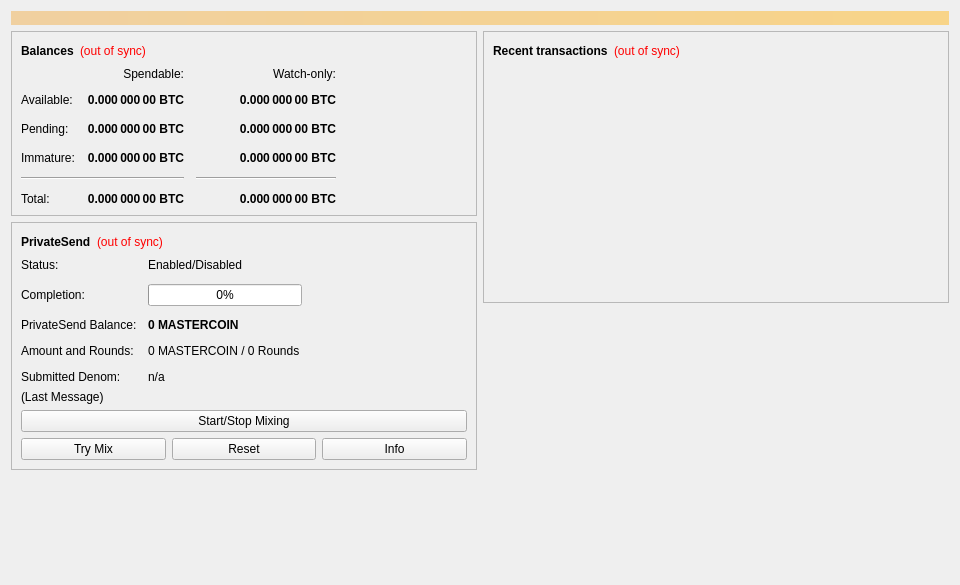
<?xml version="1.0" encoding="UTF-8"?>
<ui version="4.0">
 <class>OverviewPage</class>
 <widget class="QWidget" name="OverviewPage">
  <property name="geometry">
   <rect>
    <x>0</x>
    <y>0</y>
    <width>960</width>
    <height>585</height>
   </rect>
  </property>
  <property name="minimumSize">
   <size>
    <width>960</width>
    <height>0</height>
   </size>
  </property>
  <property name="windowTitle">
   <string>Form</string>
  </property>
  <layout class="QVBoxLayout" name="topLayout">
   <item>
    <widget class="QLabel" name="labelAlerts">
     <property name="visible">
      <bool>false</bool>
     </property>
     <property name="styleSheet">
      <string notr="true">QLabel { background-color: qlineargradient(x1: 0, y1: 0, x2: 1, y2: 0, stop:0 #F0D0A0, stop:1 #F8D488); color:#000000; }</string>
     </property>
     <property name="wordWrap">
      <bool>true</bool>
     </property>
     <property name="margin">
      <number>3</number>
     </property>
     <property name="textInteractionFlags">
      <set>Qt::TextSelectableByMouse</set>
     </property>
    </widget>
   </item>
   <item>
    <layout class="QHBoxLayout" name="horizontalLayout" stretch="1,1">
     <item>
      <layout class="QVBoxLayout" name="verticalLayout_2">
       <item>
        <widget class="QFrame" name="frame">
         <property name="frameShape">
          <enum>QFrame::StyledPanel</enum>
         </property>
         <property name="frameShadow">
          <enum>QFrame::Raised</enum>
         </property>
         <layout class="QVBoxLayout" name="verticalLayout_4">
          <item>
           <layout class="QHBoxLayout" name="horizontalLayout_4">
            <item>
             <widget class="QLabel" name="label_5">
              <property name="font">
               <font>
                <weight>75</weight>
                <bold>true</bold>
               </font>
              </property>
              <property name="text">
               <string>Balances</string>
              </property>
             </widget>
            </item>
            <item>
             <widget class="QLabel" name="labelWalletStatus">
              <property name="toolTip">
               <string>The displayed information may be out of date. Your wallet automatically synchronizes with the Mastercoin network after a connection is established, but this process has not completed yet.</string>
              </property>
              <property name="styleSheet">
               <string notr="true">QLabel { color: red; }</string>
              </property>
              <property name="text">
               <string notr="true">(out of sync)</string>
              </property>
              <property name="alignment">
               <set>Qt::AlignLeading|Qt::AlignLeft|Qt::AlignVCenter</set>
              </property>
             </widget>
            </item>
            <item>
             <spacer name="horizontalSpacer_3">
              <property name="orientation">
               <enum>Qt::Horizontal</enum>
              </property>
              <property name="sizeHint" stdset="0">
               <size>
                <width>40</width>
                <height>20</height>
               </size>
              </property>
             </spacer>
            </item>
           </layout>
          </item>
          <item>
           <layout class="QGridLayout" name="gridLayout">
            <property name="spacing">
             <number>12</number>
            </property>
            <item row="2" column="2">
             <widget class="QLabel" name="labelWatchPending">
              <property name="font">
               <font>
                <weight>75</weight>
                <bold>true</bold>
               </font>
              </property>
              <property name="cursor">
               <cursorShape>IBeamCursor</cursorShape>
              </property>
              <property name="toolTip">
               <string>Unconfirmed transactions to watch-only addresses</string>
              </property>
              <property name="text">
               <string notr="true">0.000 000 00 BTC</string>
              </property>
              <property name="alignment">
               <set>Qt::AlignRight|Qt::AlignTrailing|Qt::AlignVCenter</set>
              </property>
              <property name="textInteractionFlags">
               <set>Qt::LinksAccessibleByMouse|Qt::TextSelectableByKeyboard|Qt::TextSelectableByMouse</set>
              </property>
             </widget>
            </item>
            <item row="2" column="1">
             <widget class="QLabel" name="labelUnconfirmed">
              <property name="font">
               <font>
                <weight>75</weight>
                <bold>true</bold>
               </font>
              </property>
              <property name="cursor">
               <cursorShape>IBeamCursor</cursorShape>
              </property>
              <property name="toolTip">
               <string>Total of transactions that have yet to be confirmed, and do not yet count toward the spendable balance</string>
              </property>
              <property name="text">
               <string notr="true">0.000 000 00 BTC</string>
              </property>
              <property name="alignment">
               <set>Qt::AlignRight|Qt::AlignTrailing|Qt::AlignVCenter</set>
              </property>
              <property name="textInteractionFlags">
               <set>Qt::LinksAccessibleByMouse|Qt::TextSelectableByKeyboard|Qt::TextSelectableByMouse</set>
              </property>
             </widget>
            </item>
            <item row="3" column="2">
             <widget class="QLabel" name="labelWatchImmature">
              <property name="font">
               <font>
                <weight>75</weight>
                <bold>true</bold>
               </font>
              </property>
              <property name="cursor">
               <cursorShape>IBeamCursor</cursorShape>
              </property>
              <property name="toolTip">
               <string>Mined balance in watch-only addresses that has not yet matured</string>
              </property>
              <property name="text">
               <string notr="true">0.000 000 00 BTC</string>
              </property>
              <property name="alignment">
               <set>Qt::AlignRight|Qt::AlignTrailing|Qt::AlignVCenter</set>
              </property>
              <property name="textInteractionFlags">
               <set>Qt::LinksAccessibleByMouse|Qt::TextSelectableByKeyboard|Qt::TextSelectableByMouse</set>
              </property>
             </widget>
            </item>
            <item row="4" column="0" colspan="2">
             <widget class="Line" name="lineSpendableBalance">
              <property name="orientation">
               <enum>Qt::Horizontal</enum>
              </property>
             </widget>
            </item>
            <item row="4" column="2">
             <widget class="Line" name="lineWatchBalance">
              <property name="sizePolicy">
               <sizepolicy hsizetype="Preferred" vsizetype="Fixed">
                <horstretch>0</horstretch>
                <verstretch>0</verstretch>
               </sizepolicy>
              </property>
              <property name="minimumSize">
               <size>
                <width>140</width>
                <height>0</height>
               </size>
              </property>
              <property name="orientation">
               <enum>Qt::Horizontal</enum>
              </property>
             </widget>
            </item>
            <item row="5" column="0">
             <widget class="QLabel" name="labelTotalText">
              <property name="text">
               <string>Total:</string>
              </property>
             </widget>
            </item>
            <item row="3" column="1">
             <widget class="QLabel" name="labelImmature">
              <property name="font">
               <font>
                <weight>75</weight>
                <bold>true</bold>
               </font>
              </property>
              <property name="cursor">
               <cursorShape>IBeamCursor</cursorShape>
              </property>
              <property name="toolTip">
               <string>Mined balance that has not yet matured</string>
              </property>
              <property name="text">
               <string notr="true">0.000 000 00 BTC</string>
              </property>
              <property name="alignment">
               <set>Qt::AlignRight|Qt::AlignTrailing|Qt::AlignVCenter</set>
              </property>
              <property name="textInteractionFlags">
               <set>Qt::LinksAccessibleByMouse|Qt::TextSelectableByKeyboard|Qt::TextSelectableByMouse</set>
              </property>
             </widget>
            </item>
            <item row="2" column="3">
             <spacer name="horizontalSpacer_2">
              <property name="orientation">
               <enum>Qt::Horizontal</enum>
              </property>
              <property name="sizeHint" stdset="0">
               <size>
                <width>40</width>
                <height>20</height>
               </size>
              </property>
             </spacer>
            </item>
            <item row="3" column="0">
             <widget class="QLabel" name="labelImmatureText">
              <property name="text">
               <string>Immature:</string>
              </property>
             </widget>
            </item>
            <item row="5" column="1">
             <widget class="QLabel" name="labelTotal">
              <property name="font">
               <font>
                <weight>75</weight>
                <bold>true</bold>
               </font>
              </property>
              <property name="cursor">
               <cursorShape>IBeamCursor</cursorShape>
              </property>
              <property name="toolTip">
               <string>Your current total balance</string>
              </property>
              <property name="text">
               <string notr="true">0.000 000 00 BTC</string>
              </property>
              <property name="alignment">
               <set>Qt::AlignRight|Qt::AlignTrailing|Qt::AlignVCenter</set>
              </property>
              <property name="textInteractionFlags">
               <set>Qt::LinksAccessibleByMouse|Qt::TextSelectableByKeyboard|Qt::TextSelectableByMouse</set>
              </property>
             </widget>
            </item>
            <item row="5" column="2">
             <widget class="QLabel" name="labelWatchTotal">
              <property name="font">
               <font>
                <weight>75</weight>
                <bold>true</bold>
               </font>
              </property>
              <property name="cursor">
               <cursorShape>IBeamCursor</cursorShape>
              </property>
              <property name="toolTip">
               <string>Current total balance in watch-only addresses</string>
              </property>
              <property name="text">
               <string notr="true">0.000 000 00 BTC</string>
              </property>
              <property name="alignment">
               <set>Qt::AlignRight|Qt::AlignTrailing|Qt::AlignVCenter</set>
              </property>
              <property name="textInteractionFlags">
               <set>Qt::LinksAccessibleByMouse|Qt::TextSelectableByKeyboard|Qt::TextSelectableByMouse</set>
              </property>
             </widget>
            </item>
            <item row="0" column="2">
             <widget class="QLabel" name="labelWatchonly">
              <property name="text">
               <string>Watch-only:</string>
              </property>
              <property name="alignment">
               <set>Qt::AlignRight|Qt::AlignTrailing|Qt::AlignVCenter</set>
              </property>
             </widget>
            </item>
            <item row="1" column="0">
             <widget class="QLabel" name="labelBalanceText">
              <property name="text">
               <string>Available:</string>
              </property>
             </widget>
            </item>
            <item row="1" column="1">
             <widget class="QLabel" name="labelBalance">
              <property name="font">
               <font>
                <weight>75</weight>
                <bold>true</bold>
               </font>
              </property>
              <property name="cursor">
               <cursorShape>IBeamCursor</cursorShape>
              </property>
              <property name="toolTip">
               <string>Your current spendable balance</string>
              </property>
              <property name="text">
               <string notr="true">0.000 000 00 BTC</string>
              </property>
              <property name="alignment">
               <set>Qt::AlignRight|Qt::AlignTrailing|Qt::AlignVCenter</set>
              </property>
              <property name="textInteractionFlags">
               <set>Qt::LinksAccessibleByMouse|Qt::TextSelectableByKeyboard|Qt::TextSelectableByMouse</set>
              </property>
             </widget>
            </item>
            <item row="1" column="2">
             <widget class="QLabel" name="labelWatchAvailable">
              <property name="font">
               <font>
                <weight>75</weight>
                <bold>true</bold>
               </font>
              </property>
              <property name="cursor">
               <cursorShape>IBeamCursor</cursorShape>
              </property>
              <property name="toolTip">
               <string>Your current balance in watch-only addresses</string>
              </property>
              <property name="text">
               <string notr="true">0.000 000 00 BTC</string>
              </property>
              <property name="alignment">
               <set>Qt::AlignRight|Qt::AlignTrailing|Qt::AlignVCenter</set>
              </property>
              <property name="textInteractionFlags">
               <set>Qt::LinksAccessibleByMouse|Qt::TextSelectableByKeyboard|Qt::TextSelectableByMouse</set>
              </property>
             </widget>
            </item>
            <item row="2" column="0">
             <widget class="QLabel" name="labelPendingText">
              <property name="text">
               <string>Pending:</string>
              </property>
             </widget>
            </item>
            <item row="0" column="1">
             <widget class="QLabel" name="labelSpendable">
              <property name="text">
               <string>Spendable:</string>
              </property>
              <property name="alignment">
               <set>Qt::AlignRight|Qt::AlignTrailing|Qt::AlignVCenter</set>
              </property>
             </widget>
            </item>
           </layout>
          </item>
         </layout>
        </widget>
       </item>
       <item>
        <widget class="QFrame" name="framePrivateSend">
         <property name="layoutDirection">
          <enum>Qt::LeftToRight</enum>
         </property>
         <property name="frameShape">
          <enum>QFrame::StyledPanel</enum>
         </property>
         <property name="frameShadow">
          <enum>QFrame::Raised</enum>
         </property>
         <layout class="QVBoxLayout" name="VerticalLayout_PS1">
          <item>
           <layout class="QHBoxLayout" name="horizontalLayout_5">
            <item>
             <widget class="QLabel" name="labelPrivateSendHeader">
              <property name="font">
               <font>
                <weight>75</weight>
                <bold>true</bold>
               </font>
              </property>
              <property name="text">
               <string>PrivateSend</string>
              </property>
             </widget>
            </item>
            <item>
             <widget class="QLabel" name="labelPrivateSendSyncStatus">
              <property name="toolTip">
               <string>The displayed information may be out of date. Your wallet automatically synchronizes with the Mastercoin network after a connection is established, but this process has not completed yet.</string>
              </property>
              <property name="styleSheet">
               <string notr="true">QLabel { color: red; }</string>
              </property>
              <property name="text">
               <string notr="true">(out of sync)</string>
              </property>
              <property name="alignment">
               <set>Qt::AlignLeading|Qt::AlignLeft|Qt::AlignVCenter</set>
              </property>
             </widget>
            </item>
            <item>
             <spacer name="horizontalSpacer_4">
              <property name="orientation">
               <enum>Qt::Horizontal</enum>
              </property>
              <property name="sizeHint" stdset="0">
               <size>
                <width>40</width>
                <height>20</height>
               </size>
              </property>
             </spacer>
            </item>
           </layout>
          </item>
          <item>
           <layout class="QFormLayout" name="privateSendFormLayout">
            <property name="fieldGrowthPolicy">
             <enum>QFormLayout::AllNonFixedFieldsGrow</enum>
            </property>
            <property name="horizontalSpacing">
             <number>11</number>
            </property>
            <property name="verticalSpacing">
             <number>12</number>
            </property>
            <item row="0" column="0">
             <widget class="QLabel" name="labelPrivateSendEnabledText">
              <property name="text">
               <string>Status:</string>
              </property>
             </widget>
            </item>
            <item row="0" column="1">
             <widget class="QLabel" name="labelPrivateSendEnabled">
              <property name="text">
               <string>Enabled/Disabled</string>
              </property>
             </widget>
            </item>
            <item row="1" column="0">
             <widget class="QLabel" name="labelCompletitionText">
              <property name="text">
               <string>Completion:</string>
              </property>
             </widget>
            </item>
            <item row="1" column="1">
             <widget class="QProgressBar" name="privateSendProgress">
              <property name="maximumSize">
               <size>
                <width>154</width>
                <height>16777215</height>
               </size>
              </property>
              <property name="value">
               <number>0</number>
              </property>
             </widget>
            </item>
            <item row="2" column="0">
             <widget class="QLabel" name="labelAnonymizedText">
              <property name="text">
               <string>PrivateSend Balance:</string>
              </property>
             </widget>
            </item>
            <item row="2" column="1">
             <widget class="QLabel" name="labelAnonymized">
              <property name="font">
               <font>
                <weight>75</weight>
                <bold>true</bold>
               </font>
              </property>
              <property name="text">
               <string notr="true">0 MASTERCOIN</string>
              </property>
             </widget>
            </item>
            <item row="3" column="0">
             <widget class="QLabel" name="labelAmountAndRoundsText">
              <property name="text">
               <string>Amount and Rounds:</string>
              </property>
             </widget>
            </item>
            <item row="3" column="1">
             <widget class="QLabel" name="labelAmountRounds">
              <property name="text">
               <string>0 MASTERCOIN / 0 Rounds</string>
              </property>
             </widget>
            </item>
            <item row="4" column="0">
             <widget class="QLabel" name="labelSubmittedDenomText">
              <property name="text">
               <string>Submitted Denom:</string>
              </property>
             </widget>
            </item>
            <item row="4" column="1">
             <widget class="QLabel" name="labelSubmittedDenom">
              <property name="toolTip">
               <string>The denominations you submitted to the Masternode.&lt;br&gt;To mix, other users must submit the exact same denominations.</string>
              </property>
              <property name="text">
               <string>n/a</string>
              </property>
             </widget>
            </item>
           </layout>
          </item>
          <item>
           <layout class="QVBoxLayout" name="VerticalLayout_PS">
            <item>
             <widget class="QLabel" name="labelPrivateSendLastMessage">
              <property name="text">
               <string>(Last Message)</string>
              </property>
              <property name="alignment">
               <set>Qt::AlignLeading|Qt::AlignLeft|Qt::AlignTop</set>
              </property>
              <property name="wordWrap">
               <bool>true</bool>
              </property>
             </widget>
            </item>
            <item>
             <widget class="QPushButton" name="togglePrivateSend">
              <property name="sizePolicy">
               <sizepolicy hsizetype="MinimumExpanding" vsizetype="Fixed">
                <horstretch>0</horstretch>
                <verstretch>0</verstretch>
               </sizepolicy>
              </property>
              <property name="text">
               <string>Start/Stop Mixing</string>
              </property>
             </widget>
            </item>
            <item>
             <layout class="QHBoxLayout" name="horizontalLayout_debugbuttons">
              <item>
               <widget class="QPushButton" name="privateSendAuto">
                <property name="sizePolicy">
                 <sizepolicy hsizetype="MinimumExpanding" vsizetype="Fixed">
                  <horstretch>0</horstretch>
                  <verstretch>0</verstretch>
                 </sizepolicy>
                </property>
                <property name="toolTip">
                 <string>Try to manually submit a PrivateSend request.</string>
                </property>
                <property name="text">
                 <string>Try Mix</string>
                </property>
               </widget>
              </item>
              <item>
               <widget class="QPushButton" name="privateSendReset">
                <property name="sizePolicy">
                 <sizepolicy hsizetype="MinimumExpanding" vsizetype="Fixed">
                  <horstretch>0</horstretch>
                  <verstretch>0</verstretch>
                 </sizepolicy>
                </property>
                <property name="toolTip">
                 <string>Reset the current status of PrivateSend (can interrupt PrivateSend if it's in the process of Mixing, which can cost you money!)</string>
                </property>
                <property name="autoFillBackground">
                 <bool>false</bool>
                </property>
                <property name="text">
                 <string>Reset</string>
                </property>
               </widget>
              </item>
              <item>
               <widget class="QPushButton" name="privateSendInfo">
                <property name="sizePolicy">
                 <sizepolicy hsizetype="MinimumExpanding" vsizetype="Fixed">
                  <horstretch>0</horstretch>
                  <verstretch>0</verstretch>
                 </sizepolicy>
                </property>
                <property name="toolTip">
                 <string>Information about PrivateSend and Mixing</string>
                </property>
                <property name="text">
                 <string>Info</string>
                </property>
               </widget>
              </item>
             </layout>
            </item>
           </layout>
          </item>
         </layout>
        </widget>
       </item>
       <item>
        <spacer name="verticalSpacer">
         <property name="orientation">
          <enum>Qt::Vertical</enum>
         </property>
         <property name="sizeHint" stdset="0">
          <size>
           <width>20</width>
           <height>40</height>
          </size>
         </property>
        </spacer>
       </item>
      </layout>
     </item>
     <item>
      <layout class="QVBoxLayout" name="verticalLayout_3">
       <item>
        <widget class="QFrame" name="frame_2">
         <property name="frameShape">
          <enum>QFrame::StyledPanel</enum>
         </property>
         <property name="frameShadow">
          <enum>QFrame::Raised</enum>
         </property>
         <layout class="QVBoxLayout" name="verticalLayout">
          <item>
           <layout class="QHBoxLayout" name="horizontalLayout_2">
            <item>
             <widget class="QLabel" name="label_4">
              <property name="font">
               <font>
                <weight>75</weight>
                <bold>true</bold>
               </font>
              </property>
              <property name="text">
               <string>Recent transactions</string>
              </property>
             </widget>
            </item>
            <item>
             <widget class="QLabel" name="labelTransactionsStatus">
              <property name="toolTip">
               <string>The displayed information may be out of date. Your wallet automatically synchronizes with the Mastercoin network after a connection is established, but this process has not completed yet.</string>
              </property>
              <property name="styleSheet">
               <string notr="true">QLabel { color: red; }</string>
              </property>
              <property name="text">
               <string notr="true">(out of sync)</string>
              </property>
              <property name="alignment">
               <set>Qt::AlignLeading|Qt::AlignLeft|Qt::AlignVCenter</set>
              </property>
             </widget>
            </item>
            <item>
             <spacer name="horizontalSpacer">
              <property name="orientation">
               <enum>Qt::Horizontal</enum>
              </property>
              <property name="sizeHint" stdset="0">
               <size>
                <width>40</width>
                <height>20</height>
               </size>
              </property>
             </spacer>
            </item>
           </layout>
          </item>
          <item>
           <widget class="QListView" name="listTransactions">
            <property name="styleSheet">
             <string notr="true">QListView { background: transparent; }</string>
            </property>
            <property name="frameShape">
             <enum>QFrame::NoFrame</enum>
            </property>
            <property name="verticalScrollBarPolicy">
             <enum>Qt::ScrollBarAlwaysOff</enum>
            </property>
            <property name="horizontalScrollBarPolicy">
             <enum>Qt::ScrollBarAlwaysOff</enum>
            </property>
            <property name="selectionMode">
             <enum>QAbstractItemView::NoSelection</enum>
            </property>
           </widget>
          </item>
         </layout>
        </widget>
       </item>
       <item>
        <spacer name="verticalSpacer_2">
         <property name="orientation">
          <enum>Qt::Vertical</enum>
         </property>
         <property name="sizeHint" stdset="0">
          <size>
           <width>20</width>
           <height>40</height>
          </size>
         </property>
        </spacer>
       </item>
      </layout>
     </item>
    </layout>
   </item>
  </layout>
 </widget>
 <resources/>
 <connections/>
</ui>
